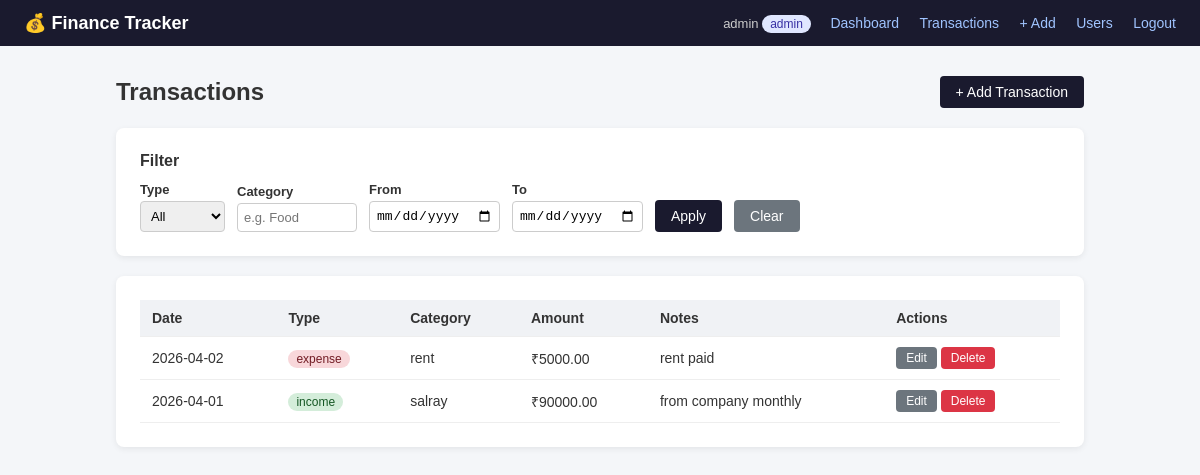
Page / (signed in) on the earlier database version.
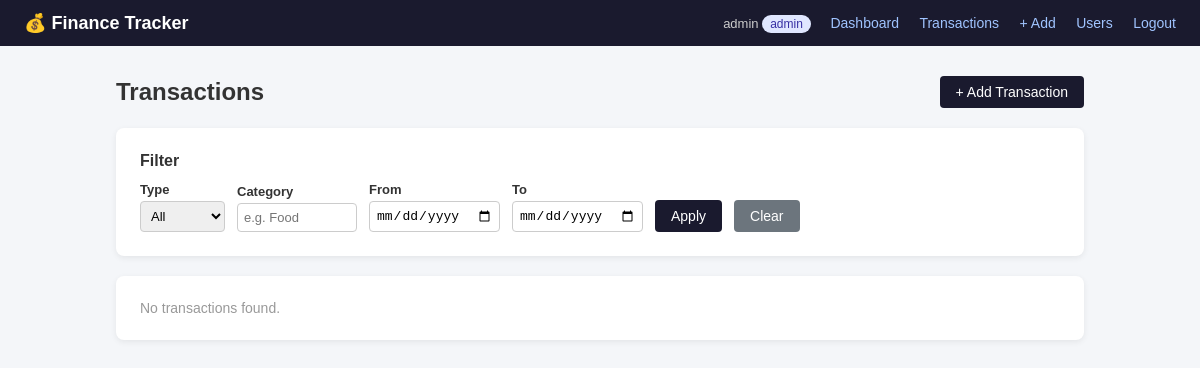
Same page on the later database version.
### tables this page shows
CREATE TABLE transactions (
            id INTEGER PRIMARY KEY AUTOINCREMENT,
            user_id INTEGER NOT NULL,
            amount REAL NOT NULL,
            type TEXT NOT NULL CHECK(type IN ('income', 'expense')),
            category TEXT NOT NULL,
            date TEXT NOT NULL,
            notes TEXT,
            created_at TEXT DEFAULT (datetime('now')),
            FOREIGN KEY (user_id) REFERENCES users(id)
        );

### routes/transactions.py (the view)
@transactions_bp.route('/')
@login_required
def list_transactions():
    role = session.get('role')
    user_id = session.get('user_id')
    type_filter     = request.args.get('type') if role in ('analyst', 'admin') else None
    category_filter = request.args.get('category') if role in ('analyst', 'admin') else None
    date_from       = request.args.get('date_from') if role in ('analyst', 'admin') else None
    date_to         = request.args.get('date_to') if role in ('analyst', 'admin') else None
    filter_user_id = None if role == 'admin' else user_id
    transactions = get_all_transactions(
        user_id=filter_user_id,
        type_=type_filter,
        category=category_filter,
        date_from=date_from,
        date_to=date_to
    )
    return render_template('transactions/list.html', transactions=transactions, role=role)

### database.py (called while the page is built)
def get_connection():
    conn = sqlite3.connect(DATABASE)
    conn.row_factory = sqlite3.Row
    return conn

### models/transaction.py (called while the page is built)
def get_all_transactions(user_id=None, type_=None, category=None, date_from=None, date_to=None):
    conn = get_connection()
    cursor = conn.cursor()
    query = "SELECT * FROM transactions WHERE 1=1"
    params = []
    if user_id:
        query += " AND user_id = ?"
        params.append(user_id)
    if type_:
        query += " AND type = ?"
        params.append(type_)
    if category:
        query += " AND category = ?"
        params.append(category)
    if date_from:
        query += " AND date >= ?"
        params.append(date_from)
    if date_to:
        query += " AND date <= ?"
        params.append(date_to)
    query += " ORDER BY date DESC"
    cursor.execute(query, params)
    rows = cursor.fetchall()
    conn.close()
    return [dict(r) for r in rows]

### routes/transactions.py (called while the page is built)
def login_required(f):
    from functools import wraps
    @wraps(f)
    def decorated(*args, **kwargs):
        if 'user_id' not in session:
            flash("Please login first.", "error")
            return redirect(url_for('auth.login'))
        return f(*args, **kwargs)
    return decorated

### templates/transactions/list.html (shortened to what this page needs)
{% extends 'base.html' %}
{% block content %}
<div style="display:flex; justify-content:space-between; align-items:center; margin-bottom:20px;">
    <h2>Transactions</h2>
    {% if role == 'admin' %}
    <a href="{{ url_for('transactions.add_transaction') }}" class="btn btn-primary">+ Add Transaction</a>
    {% endif %}
</div>
{% if role in ('analyst', 'admin') %}
<div class="card" style="margin-bottom: 20px;">
    <h4 style="margin-bottom:12px;">Filter</h4>
    <form method="GET" style="display: flex; gap: 12px; flex-wrap: wrap; align-items: flex-end;">
        <div>
            <label style="font-size:13px; font-weight:600;">Type</label>
            <select name="type" style="padding:6px; border:1px solid #ccc; border-radius:4px; font-size:13px;">
                <option value="">All</option>
            </select>
        </div>
        <div>
            <label style="font-size:13px; font-weight:600;">Category</label>
            <input type="text" name="category" value="{{ request.args.get('category','') }}"
                   placeholder="e.g. Food" style="padding:6px; border:1px solid #ccc; border-radius:4px; font-size:13px; width:120px;">
        </div>
        <div>
            <label style="font-size:13px; font-weight:600;">From</label>
            <input type="date" name="date_from" value="{{ request.args.get('date_from','') }}"
                   style="padding:6px; border:1px solid #ccc; border-radius:4px; font-size:13px;">
        </div>
        <div>
            <label style="font-size:13px; font-weight:600;">To</label>
            <input type="date" name="date_to" value="{{ request.args.get('date_to','') }}"
                   style="padding:6px; border:1px solid #ccc; border-radius:4px; font-size:13px;">
        </div>
        <button type="submit" class="btn btn-primary">Apply</button>
        <a href="{{ url_for('transactions.list_transactions') }}" class="btn btn-secondary">Clear</a>
    </form>
</div>
{% endif %}
<div class="card">
    {% if transactions %}
    <table>
        <tr>
            <th>Date</th><th>Type</th><th>Category</th><th>Amount</th><th>Notes</th>
            {% if role == 'admin' %}<th>Actions</th>{% endif %}
        </tr>
        {% for t in transactions %}
        <tr>
            <td>{{ t.date }}</td>
            <td><span class="badge-{{ t.type }}">{{ t.type }}</span></td>
            <td>{{ t.category }}</td>
            <td>₹{{ "%.2f"|format(t.amount) }}</td>
            <td>{{ t.notes or '—' }}</td>
            {% if role == 'admin' %}
            <td>
                <a href="{{ url_for('transactions.edit_transaction', txn_id=t.id) }}" class="btn btn-secondary" style="padding:4px 10px; font-size:12px;">Edit</a>
                <form method="POST" action="{{ url_for('transactions.delete_transaction_route', txn_id=t.id) }}"
                      style="display:inline;" onsubmit="return confirm('Delete this record?');">
                    <button type="submit" class="btn btn-danger" style="padding:4px 10px; font-size:12px;">Delete</button>
                </form>
            </td>
            {% endif %}
        </tr>
        {% endfor %}
    </table>
    {% else %}
    <p style="color:#999; font-size:14px;">No transactions found.</p>
    {% endif %}
</div>
{% endblock %}

Differences in the rows shown:
removed transactions: date "2026-04-02", type "expense", category "rent", amount "5000.00", notes "rent paid"
removed transactions: date "2026-04-01", type "income", category "salray", amount "90000.00", notes "from company monthly"
Other differences:
text no longer shown: "Date Type Category Amount Notes Actions"
text now shown: "No transactions found."
